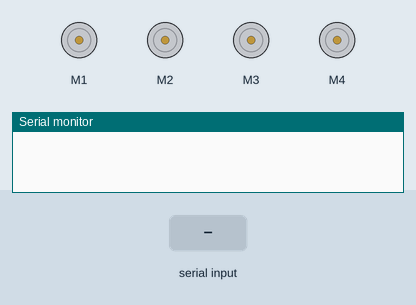
Bench run of a sketch on a simulated Arduino Uno, built with avr-gcc and run on an emulated ATmega328P. Shown: 4 × DC motor (green arrow = forward, orange = backward, longer = faster), the last lines printed to the serial monitor. Inputs (shaded band) come from the test bench.

Above: at 1.2 s.
1.3 s: "FORWARD" received over Serial
At 2.5 s:
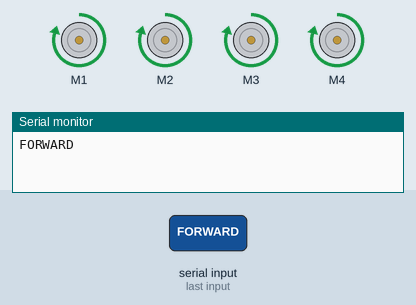
3.1 s: "BACKWARD" received over Serial
At 4.5 s:
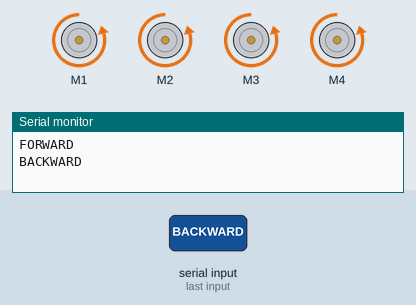
5.0 s: "LEFT" received over Serial
At 5.8 s:
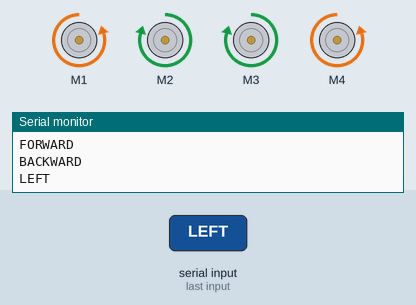
6.7 s: "RIGHT" received over Serial
At 7.7 s:
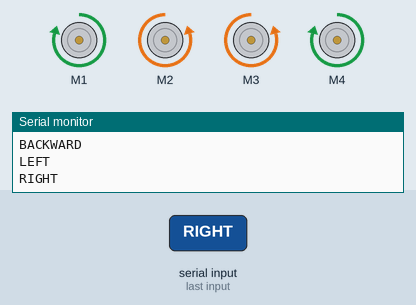
8.4 s: "FORWARDLEFT" received over Serial
At 9.2 s:
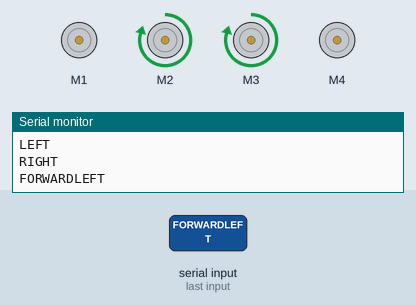
10.4 s: "FORWARDRIGHT" received over Serial
At 11.4 s:
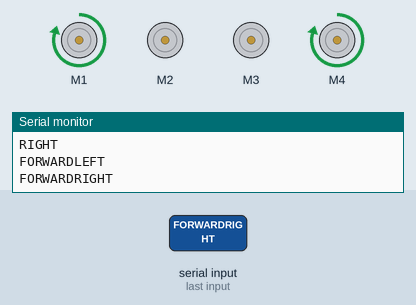
Timing chart, 0 to 13.4 s (numbered marks = the images above; inputs shaded):
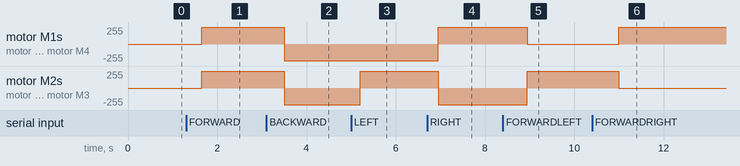

Measured:
- after the input at 1.3 s, motor M1–4: stopped → forward 250/255 after 0.35 s
- after the input at 3.1 s, motor M1–4: forward 250/255 → backward 250/255 after 0.40 s
- after the input at 5.0 s, motor M2, motor M3: backward 250/255 → forward 250/255 after 0.20 s
- after the input at 6.7 s, motor M1, motor M4: backward 250/255 → forward 250/255 after 0.25 s; motor M2, motor M3: forward 250/255 → backward 250/255 after 0.25 s
- after the input at 8.4 s, motor M1, motor M4: forward 250/255 → stopped after 0.55 s; motor M2, motor M3: backward 250/255 → forward 250/255 after 0.55 s
- after the input at 10.4 s, motor M1, motor M4: stopped → forward 250/255 after 0.60 s; motor M2, motor M3: forward 250/255 → stopped after 0.60 s

The sketch:

MecanumWheel_BlueToothCar.ino
```cpp
//Viral Science www.viralsciencecreativity.com www.youtube.com/c/viralscience
//Arduino Bluetooth App Control Mecanum Wheel Robot

#include <AFMotor.h>   //Download and Install AFMotor.h Library

AF_DCMotor motor1(1); //Front Left Wheel
AF_DCMotor motor2(2); //Back Left Wheel
AF_DCMotor motor3(3); //Front Right Wheel
AF_DCMotor motor4(4); //Back Right Wheel

String readString;

void setup() {
  Serial.begin(9600);
  motor1.setSpeed(250);   //Set Motor Speed
  motor2.setSpeed(250);
  motor3.setSpeed(250);
  motor4.setSpeed(250);
}

void loop() {
  while(Serial.available()){
    delay(50);
    char c=Serial.read();
    readString+=c;
  }
  if(readString.length()>0){
    Serial.println(readString);
    if (readString =="FORWARD"){      // MOVE FORWARD
      motor1.run (FORWARD);
      motor2.run (FORWARD);
      motor3.run (FORWARD);
      motor4.run (FORWARD);
    }
    if (readString =="BACKWARD"){     // MOVE BACKWARD
      motor1.run (BACKWARD);
      motor2.run (BACKWARD);
      motor3.run (BACKWARD);
      motor4.run (BACKWARD);
    }
    if (readString =="LEFT"){     // MOVE LEFT SIDE
      motor1.run (BACKWARD);
      motor2.run (FORWARD);
      motor3.run (FORWARD);
      motor4.run (BACKWARD);
    }
    if (readString =="RIGHT"){     // MOVE RIGHT SIDE
      motor1.run (FORWARD);
      motor2.run (BACKWARD);
      motor3.run (BACKWARD);
      motor4.run (FORWARD);
    }
    if (readString =="FORWARDLEFT"){     // MOVE FORWARD LEFT
      motor1.run (RELEASE);
      motor2.run (FORWARD);
      motor3.run (FORWARD);
      motor4.run (RELEASE);
    }
    if (readString =="FORWARDRIGHT"){     // MOVE FORWARD RIGHT
      motor1.run (FORWARD);
      motor2.run (RELEASE);
      motor3.run (RELEASE);
      motor4.run (FORWARD);
    }
    if (readString =="BACKWARDLEFT"){     // MOVE BACKWARD LEFT
      motor1.run (BACKWARD);
      motor2.run (RELEASE);
      motor3.run (RELEASE);
      motor4.run (BACKWARD);
    }
    if (readString =="BACKWARDRIGHT"){     // MOVE BACKWARD RIGHT
      motor1.run (RELEASE);
      motor2.run (BACKWARD);
      motor3.run (BACKWARD);
      motor4.run (RELEASE);
    }
    if (readString =="ROTATELEFT"){     // ROTATE LEFT SIDE
      motor1.run (BACKWARD);
      motor2.run (BACKWARD);
      motor3.run (FORWARD);
      motor4.run (FORWARD);
    }
    if (readString =="ROTATERIGHT"){     // ROTATE RIGHT SIDE
      motor1.run (FORWARD);
      motor2.run (FORWARD);
      motor3.run (BACKWARD);
      motor4.run (BACKWARD);
    }
    if (readString =="STOP"){     // STOP
      motor1.run (RELEASE);
      motor2.run (RELEASE);
      motor3.run (RELEASE);
      motor4.run (RELEASE);
    }

    readString="";
  }
}
```
